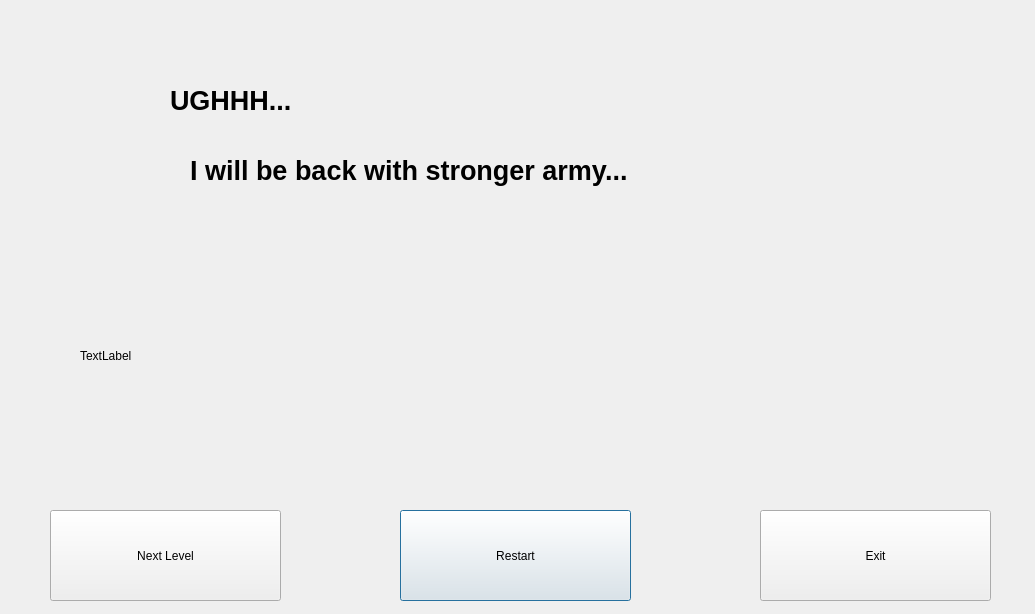
<?xml version="1.0" encoding="UTF-8"?>
<ui version="4.0">
 <class>LevelUp</class>
 <widget class="QDialog" name="LevelUp">
  <property name="geometry">
   <rect>
    <x>0</x>
    <y>0</y>
    <width>1035</width>
    <height>614</height>
   </rect>
  </property>
  <property name="windowTitle">
   <string>Dialog</string>
  </property>
  <widget class="QPushButton" name="pushButton_3">
   <property name="geometry">
    <rect>
     <x>400</x>
     <y>510</y>
     <width>231</width>
     <height>91</height>
    </rect>
   </property>
   <property name="text">
    <string>Restart</string>
   </property>
  </widget>
  <widget class="QPushButton" name="pushButton_2">
   <property name="geometry">
    <rect>
     <x>760</x>
     <y>510</y>
     <width>231</width>
     <height>91</height>
    </rect>
   </property>
   <property name="text">
    <string>Exit</string>
   </property>
  </widget>
  <widget class="QLabel" name="label_2">
   <property name="geometry">
    <rect>
     <x>190</x>
     <y>100</y>
     <width>761</width>
     <height>141</height>
    </rect>
   </property>
   <property name="text">
    <string>&lt;html&gt;&lt;head/&gt;&lt;body&gt;&lt;p&gt;&lt;span style=&quot; font-size:20pt; font-weight:700;&quot;&gt;I will be back with stronger army...&lt;/span&gt;&lt;/p&gt;&lt;/body&gt;&lt;/html&gt;</string>
   </property>
  </widget>
  <widget class="QPushButton" name="pushButton">
   <property name="geometry">
    <rect>
     <x>50</x>
     <y>510</y>
     <width>231</width>
     <height>91</height>
    </rect>
   </property>
   <property name="text">
    <string>Next Level</string>
   </property>
  </widget>
  <widget class="QLabel" name="label">
   <property name="geometry">
    <rect>
     <x>170</x>
     <y>30</y>
     <width>691</width>
     <height>141</height>
    </rect>
   </property>
   <property name="text">
    <string>&lt;html&gt;&lt;head/&gt;&lt;body&gt;&lt;p&gt;&lt;span style=&quot; font-size:20pt; font-weight:700;&quot;&gt;UGHHH...&lt;/span&gt;&lt;/p&gt;&lt;/body&gt;&lt;/html&gt;</string>
   </property>
  </widget>
  <widget class="QLabel" name="troob">
   <property name="geometry">
    <rect>
     <x>80</x>
     <y>230</y>
     <width>211</width>
     <height>251</height>
    </rect>
   </property>
   <property name="text">
    <string>TextLabel</string>
   </property>
  </widget>
 </widget>
 <resources/>
 <connections/>
</ui>
